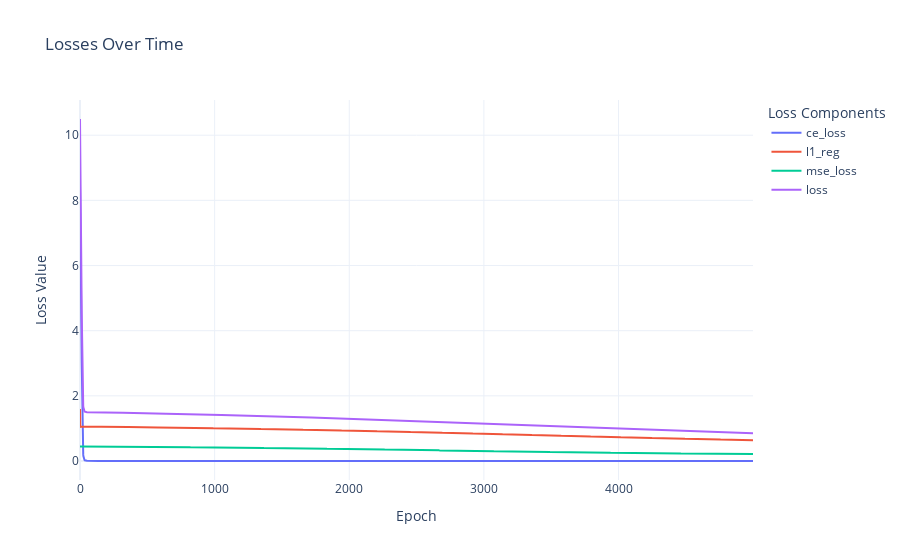

Here is the notebook cell this chart was saved with:
### Code cell
import plotly.graph_objects as go

def plot_losses(losses):
    data = {}
    for loss_record in losses:
        for key, value in loss_record.items():
            if key in data:
                data[key].append(value)
            else:
                data[key] = [value]
    
    fig = go.Figure()
    for key, values in data.items():
        fig.add_trace(go.Scatter(x=list(range(len(values))), y=values, mode='lines', name=key))
    
    fig.update_layout(title='Losses Over Time',
                      xaxis_title='Epoch',
                      yaxis_title='Loss Value',
                      legend_title='Loss Components',
                      # template='plotly_dark' # Change to 'plotly', 'plotly_white', etc., as preferred
                      template='plotly_white' # Change to 'plotly', 'plotly_white', etc., as preferred
                     )
    fig.show()

plot_losses(losses)

### Figure 1 — Plotly figure (JSON) as saved in the notebook; plotly's stock layout.template omitted (floating-point values rounded to 4 significant figures; data arrays with more than 128 entries replaced by an {"elided": "..."} marker saying what was removed)
{"data": [{"mode": "lines", "name": "ce_loss", "type": "scatter", "x": {"elided": "5000 int values"}, "y": {"elided": "5000 float values"}}, {"mode": "lines", "name": "l1_reg", "type": "scatter", "x": {"elided": "5000 int values"}, "y": {"elided": "5000 float values"}}, {"mode": "lines", "name": "mse_loss", "type": "scatter", "x": {"elided": "5000 int values"}, "y": {"elided": "5000 float values"}}, {"mode": "lines", "name": "loss", "type": "scatter", "x": {"elided": "5000 int values"}, "y": {"elided": "5000 float values"}}], "layout": {"autosize": true, "legend": {"title": {"text": "Loss Components"}}, "title": {"text": "Losses Over Time"}, "xaxis": {"autorange": true, "range": [0, 4999], "title": {"text": "Epoch"}, "type": "linear"}, "yaxis": {"autorange": true, "range": [-0.5831, 11.08], "title": {"text": "Loss Value"}, "type": "linear"}}}
